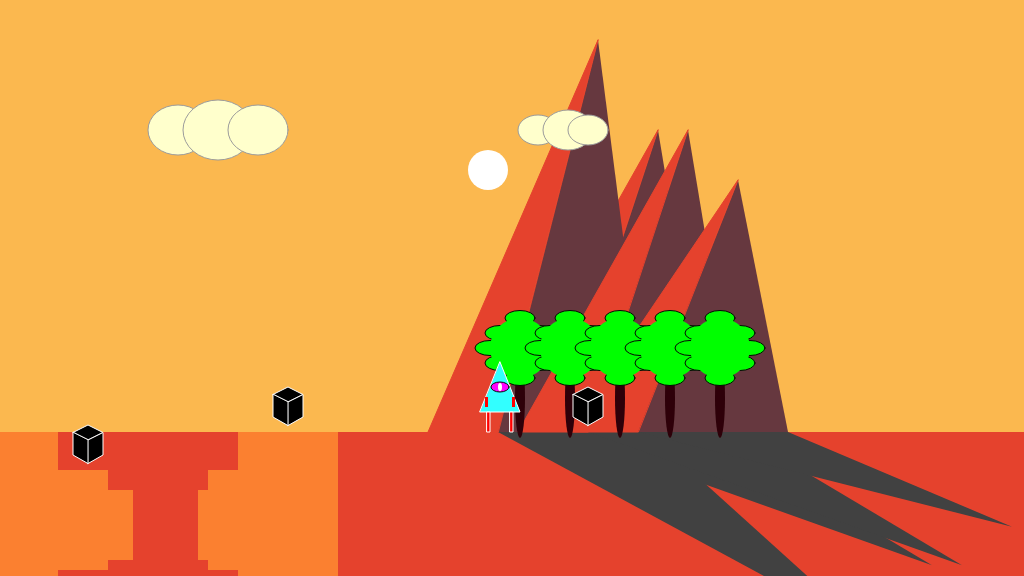
Frame 1 (no input)
Frame 60 (no input): identical to frame 1, image omitted
Frame 120 (the mouse pressed at the canvas centre since frame 60): identical to frame 1, image omitted

The p5.js sketch that drew this single still picture (run headless with seeded random() and noise() and a simulated clock; from frame 60 on, the mouse is pressed at the canvas centre):

// p5.js sketch
// ── sketch.js
/*

The Game Project

Week 12

Game interaction

*/

var gameChar_x;
var gameChar_y;
var floorPos_y;
var isLeft;
var isRight;
var isFalling;
var isPlummeting;
var tree_x;
var treePos_y;
var cloud;
var mountain;
var cameraPosX;
var collectables;
var canyons;


function setup()
{
	createCanvas(1024, 576);
	floorPos_y = height * 3/4;
	gameChar_x = width/2;
	gameChar_y = floorPos_y;
	isLeft = false;
	isRight = false;
	isFalling = false;
	isPlummeting = false;
	tree_x = [width/2, width/2 + 50, width/2 + 100, 
			  width/2 + 150, width/2 + 200];
	treePos_y = height/2; 
	cloud = [{x: 190, size: 60}, {x: 230, size: 70}, {x: 270, size: 60},
			 {x: 550, size: 40}, {x: 580, size: 50}, {x: 600, size: 40}];
	mountain = [{x_pos: 570, y_pos: 432, height:-302},
				{x_pos: 510, y_pos: 432, height:-392},
				{x_pos: 600, y_pos: 432, height:-302},
				{x_pos: 650, y_pos: 432, height:-252}];
	cameraPosX = 0;
	collectables = [{x_pos: 100, y_pos: 440, size: 15, isFound: false},
					{x_pos: 300, y_pos: floorPos_y - 30, size: 15, isFound: false},
					{x_pos: 600, y_pos: floorPos_y - 30, size: 15, isFound: false}];
	canyons = [{x_pos: 0, y_pos: 100, width: 100},
				{x_pos: 1050, y_pos: 100, width: 100},
				{x_pos: 1500, y_pos: 100, width: 100}]
	
}

function draw()
{

	///////////DRAWING CODE//////////
	cameraPosX = gameChar_x - 500;

	noStroke();
	fill(229,66,45);
	background(251,184,79); // fill the sky orange
	rect(0, floorPos_y, width, height - floorPos_y); // draw some orange ground
	push();
	translate(-cameraPosX, 0);

	// Sun 
	fill(255);
	ellipse(500, 170, 40, 40);

	// Mountain
	drawMountains();
	
	//1. a cloud in the sky
	drawClouds();
	
	// tree
	drawTrees();
	
	// a canyon
	for(var i = 0; i < canyons.length; i++) {
		drawCanyon(canyons[i]);
		// Check if character is over the canyon x-axis
		checkCanyon(canyons[i]);
	}
	
	
	

	// collectables
	for(var i = 0; i < collectables.length; i++) {
		// collectable token - eg. a jewel, fruit, coins
		drawCollectable(collectables[i]);

		// Check collectable
		checkCollectable(collectables[i]);
	}
	
	
	// the game character
	// Make character fall 
	if(isPlummeting == true)
	{
		gameChar_y += 1;
	}

	if(isLeft && isFalling)
	{
		// add your jumping-left code
		// body
		fill(50, 350, 400);
		triangle(gameChar_x - 20, gameChar_y - 20, gameChar_x + 20, gameChar_y - 20, gameChar_x, gameChar_y - 70);

		// arms
		fill(350, 0, 0);
		rect(gameChar_x - 11, gameChar_y - 55, 3, 12);
		rect(gameChar_x + 7, gameChar_y - 35, 10, 3);

		
		// legs
		fill(350, 0, 0);
		rect(gameChar_x - 8, gameChar_y - 20, 3, 10);
		rect(gameChar_x - 5, gameChar_y - 13, 3, 10);
		rect(gameChar_x, gameChar_y - 20, 3, 10);
		rect(gameChar_x + 3, gameChar_y - 13, 3, 10);
		

		// eyes
		fill(350, 0, 400);
		stroke(5);
		ellipse(gameChar_x - 8, gameChar_y - 45, 6, 10);
		noStroke();
		fill(400, 300, 400);
		ellipse(gameChar_x - 9, gameChar_y - 45, 3, 8);

	}
	else if(isRight && isFalling)
	{
		// add your jumping-right code
		// body
		fill(50, 350, 400);
		triangle(gameChar_x - 20, gameChar_y - 20, gameChar_x + 20, gameChar_y - 20, gameChar_x, gameChar_y - 70);

		// arms
		fill(350, 0, 0);
		rect(gameChar_x - 17, gameChar_y - 35, 10, 3);
		rect(gameChar_x + 10, gameChar_y - 55, 3, 12);

		
		// legs
		fill(350, 0, 0);
		rect(gameChar_x - 8, gameChar_y - 20, 3, 10);
		rect(gameChar_x - 10, gameChar_y - 13, 3, 10);
		rect(gameChar_x, gameChar_y - 20, 3, 10);
		rect(gameChar_x - 3, gameChar_y - 13, 3, 10);
		

		// eyes
		fill(350, 0, 400);
		stroke(5);
		ellipse(gameChar_x + 8, gameChar_y - 45, 6, 10);
		noStroke();
		fill(400, 300, 400);
		ellipse(gameChar_x + 9, gameChar_y - 45, 3, 8);

	}
	else if(isLeft)
	{
		// add your walking left code
		gameChar_x -= 4;
		// body
		fill(50, 350, 400);
		triangle(gameChar_x - 20, gameChar_y - 20, gameChar_x + 20, gameChar_y - 20, gameChar_x, gameChar_y - 70);

		// arms
		fill(350, 0, 0);
		rect(gameChar_x + 7, gameChar_y - 35, 10, 3);

		
		// legs
		fill(350, 0, 0);
		rect(gameChar_x - 8, gameChar_y - 20, 3, 20);
		rect(gameChar_x, gameChar_y - 20, 3, 10);
		rect(gameChar_x + 3, gameChar_y - 13, 3, 10);

		// eyes
		fill(350, 0, 400);
		stroke(5);
		ellipse(gameChar_x - 8, gameChar_y - 45, 6, 10);
		noStroke();
		fill(400, 300, 400);
		ellipse(gameChar_x - 9, gameChar_y - 45, 3, 8);

	}
	else if(isRight)
	{
		// add your walking right code
		gameChar_x += 4;
		// body
		fill(50, 350, 400);
		triangle(gameChar_x - 20, gameChar_y - 20, gameChar_x + 20, gameChar_y - 20, gameChar_x, gameChar_y - 70);

		// arms
		fill(350, 0, 0);
		rect(gameChar_x - 17, gameChar_y - 35, 10, 3);

		
		// legs
		fill(350, 0, 0);
		rect(gameChar_x - 8, gameChar_y - 20, 3, 10);
		rect(gameChar_x - 10, gameChar_y - 13, 3, 10);
		rect(gameChar_x, gameChar_y - 20, 3, 20);
		

		// eyes
		fill(350, 0, 400);
		stroke(5);
		ellipse(gameChar_x + 8, gameChar_y - 45, 6, 10);
		noStroke();
		fill(400, 300, 400);
		ellipse(gameChar_x + 9, gameChar_y - 45, 3, 8);

	}
	else if(isFalling || isPlummeting)
	{
		// add your jumping facing forwards code
		// body
		fill(50, 350, 400);
		triangle(gameChar_x - 20, gameChar_y - 20, gameChar_x + 20, gameChar_y - 20, gameChar_x, gameChar_y - 70);

		// legs
		fill(350, 0, 0);
		rect(gameChar_x - 13, gameChar_y - 20, 3, 10);
		rect(gameChar_x - 14, gameChar_y - 13, 3, 10);
		rect(gameChar_x + 10, gameChar_y - 20, 3, 10);
		rect(gameChar_x + 9, gameChar_y - 13, 3, 10);

		// eyes
		fill(350, 0, 400);
		stroke(10);
		ellipse(gameChar_x, gameChar_y - 45, 18, 10);
		noStroke();
		fill(400, 300, 400);
		ellipse(gameChar_x, gameChar_y - 45, 4, 8);

		// arms
		fill(350, 0, 0);
		rect(gameChar_x - 15, gameChar_y - 45, 3, 10);
		rect(gameChar_x + 12, gameChar_y - 45, 3, 10);

	}
	else
	{
		// add your standing front facing code
		// body
		fill(50, 350, 400);
		triangle(gameChar_x - 20, gameChar_y - 20, gameChar_x + 20, gameChar_y - 20, gameChar_x, gameChar_y - 70);

		// legs
		fill(350, 0, 0);
		rect(gameChar_x - 13, gameChar_y - 20, 3, 20);
		rect(gameChar_x + 10, gameChar_y - 20, 3, 20);

		// eyes
		fill(350, 0, 400);
		stroke(10);
		ellipse(gameChar_x, gameChar_y - 45, 18, 10);
		noStroke();
		fill(400, 300, 400);
		ellipse(gameChar_x, gameChar_y - 45, 4, 8);

		// arms
		fill(350, 0, 0);
		rect(gameChar_x - 15, gameChar_y - 35, 3, 10);
		rect(gameChar_x + 12, gameChar_y - 35, 3, 10);

	}

	pop();

	///////////INTERACTION CODE//////////
	//Put conditional statements to move the game character below here

}


function keyPressed()
{
	// if statements to control the animation of the character when
	// keys are pressed.
	if( isPlummeting == false)
	{
		if(keyCode == 65 )
		{
			isLeft = true;
		}
		
		if(keyCode == 68 )
		{
			isRight = true;
		}
	}

	if(keyCode == 87 )
	{
		isPlummeting = true;
		gameChar_y = gameChar_y - 100;
	}

	//open up the console to see how these work
	console.log("keyPressed: " + key);
	console.log("keyPressed: " + keyCode);
}

function keyReleased()
{
	// if statements to control the animation of the character when
	// keys are released.
	if(keyCode == 65 )
	{
		isLeft = false;
	}
	
	if(keyCode == 68 )
	{
		isRight = false;
	}

	if(keyCode == 87 )
	{
		isPlummeting = false;
		gameChar_y = gameChar_y + 100;
	}

	console.log("keyReleased: " + key);
	console.log("keyReleased: " + keyCode);

}

function drawClouds() {
	stroke(155, 155, 155);
	for(var i = 0; i < cloud.length; i++) {
		fill(255,255,204);
		ellipse(cloud[i].x, 130, cloud[i].size, cloud[i].size - 10);
	}
}

function drawTrees() {
	for(var i = 0; i < tree_x.length; i++) {
		//console.log(i);
		noStroke();
		fill(46,0,9);
		ellipse(tree_x[i] + 20, treePos_y + 110, 10, 80);
		fill(0,255,0);
		stroke(5);

		// corner ellipses
		ellipse(tree_x[i], treePos_y + 45, 30, 15);
		ellipse(tree_x[i] + 40, treePos_y + 45, 30, 15);
		ellipse(tree_x[i], treePos_y + 75, 30, 15);
		ellipse(tree_x[i] + 40, treePos_y + 75, 30, 15);
	
		// top, bottom, left, and right ellipses
		ellipse(tree_x[i] + 20, treePos_y + 30, 30, 15);
		ellipse(tree_x[i] + 20, treePos_y + 90, 30, 15);
		ellipse(tree_x[i] - 10, treePos_y + 60, 30, 15);
		ellipse(tree_x[i] + 50, treePos_y + 60, 30, 15);

		noStroke();
		circle(tree_x[i] + 20, treePos_y + 60, 60); 
	}

}

function checkCollectable(t_collectable) {
	// Calculate the distance between t_collectable and character
	let d = dist(t_collectable.x_pos, t_collectable.y_pos, gameChar_x, gameChar_y);
	//console.log(d);

	if (30 < d && d < 32)
	{
		t_collectable.isFound = true;
	}

}

function drawCollectable(t_collectable) {
	if(t_collectable.isFound == false)
		{
			noStroke();
			fill(255);
			// cube function
			var size = t_collectable.size; //sets cube side length 
			drawCube(size, t_collectable.x_pos, t_collectable.y_pos);
		}

}

function drawCanyon(t_canyon) {
	fill(251,128,48);
	noStroke();
	rect(t_canyon.x_pos, t_canyon.y_pos + 332, t_canyon.width - 30, 150);
	rect(t_canyon.x_pos + 70, t_canyon.y_pos + 370, t_canyon.width - 50, 100);
	rect(t_canyon.x_pos + 105, t_canyon.y_pos + 390, t_canyon.width - 60, 70);

	rect(t_canyon.x_pos + 250, t_canyon.y_pos + 332, t_canyon.width, 170);
	rect(t_canyon.x_pos + 220, t_canyon.y_pos + 370, t_canyon.width - 70, 100);
	rect(t_canyon.x_pos + 210, t_canyon.y_pos + 390, t_canyon.width, 70);
}

function checkCanyon(t_canyon) { 
	if(gameChar_x > t_canyon.x_pos && gameChar_x < t_canyon.x_pos + t_canyon.width ||
		gameChar_x > t_canyon.x_pos + 250 && gameChar_x < t_canyon.x_pos + 250 + t_canyon.width)
	{
		gameChar_y = floorPos_y;
	}

	if(gameChar_x > t_canyon.x_pos + 70 && gameChar_x < t_canyon.x_pos + 20 + t_canyon.width ||
		gameChar_x > t_canyon.x_pos + 220 && gameChar_x < t_canyon.x_pos + 150 + t_canyon.width)
	{
		gameChar_y = t_canyon.y_pos + 370;
	}
	
	if(gameChar_x > (t_canyon.x_pos + 60 + t_canyon.width) && gameChar_x < (t_canyon.x_pos + 210))
	{
		isPlummeting = true;
	}
}

function drawMountains() {
	for( var i = 0; i < mountain.length; i++) {
		noStroke();
		fill(102,56,63);
		
		// Brown triangle
		fill(102,56,63);
		triangle(mountain[i].x_pos + 100, mountain[i].y_pos + mountain[i].height, 
			mountain[i].x_pos + 150, mountain[i].y_pos, 
			mountain[i].x_pos, mountain[i].y_pos);

		// Shade triangle
		let c = color(251,184,79);
		let lightValue = lightness(c);
		fill(lightValue);
		triangle(mountain[i].x_pos + 374, (mountain[i].y_pos - mountain[i].height) * 0.77, 
			mountain[i].x_pos + 150, mountain[i].y_pos, 
			mountain[i].x_pos, mountain[i].y_pos);

		// Orange triangle
		stroke(229,66,45);
		fill(229,66,45);
		triangle(mountain[i].x_pos + 100, mountain[i].y_pos + mountain[i].height, 
			mountain[i].x_pos - 70, mountain[i].y_pos, 
			mountain[i].x_pos, mountain[i].y_pos); 
	}
}

function drawCube(xx, x_pos, y_pos) {
	var dW = 30; //drawing width
	var dH = 10; //drawing height
	var cW = x_pos; //x coordinate for center
	var cH = y_pos; //y coordinate for center
	var yy = xx/2; //half of side length
	fill(0); //sets fill color to red
	stroke(255);
	quad (cW, cH, cW + xx, cH - yy, cW, cH - xx, cW - xx, cH - yy); //draws the top quad of a cube
	quad (cW, cH, cW + xx, cH - yy, cW + xx, cH + xx, cW, cH + PI*yy); //draws the right quad of a cube
	quad (cW, cH, cW, cH + PI*yy, cW - xx, cH + xx, cW - xx, cH - yy); //draws the left quad of a cube
  }
